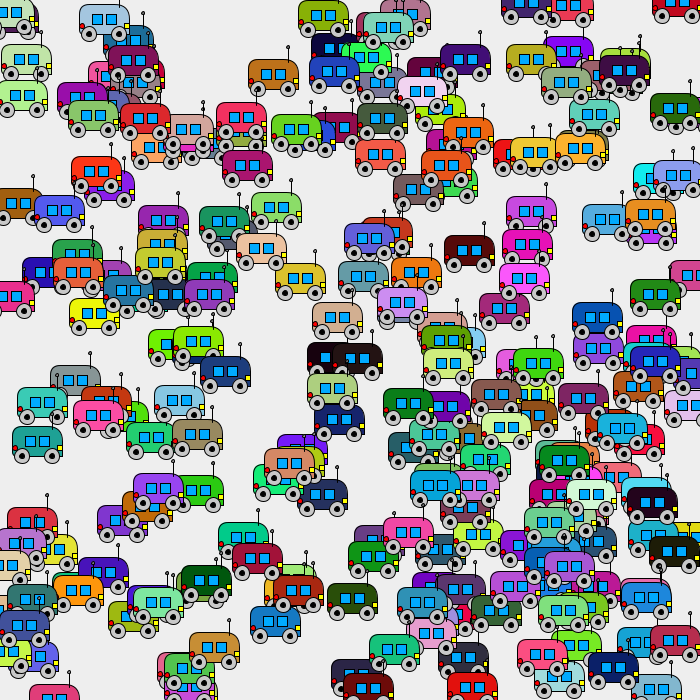
Frame 1 (no input)
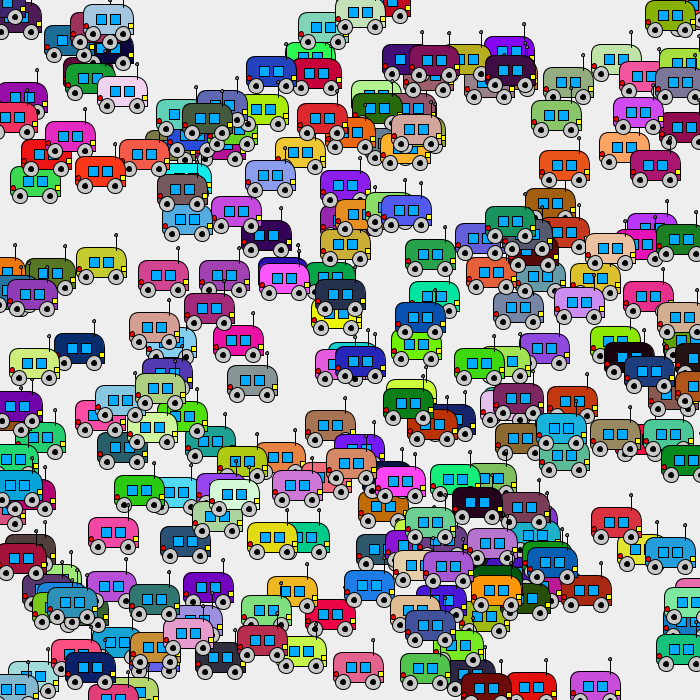
Frame 60 (the mouse pressed at the canvas centre just before this capture)
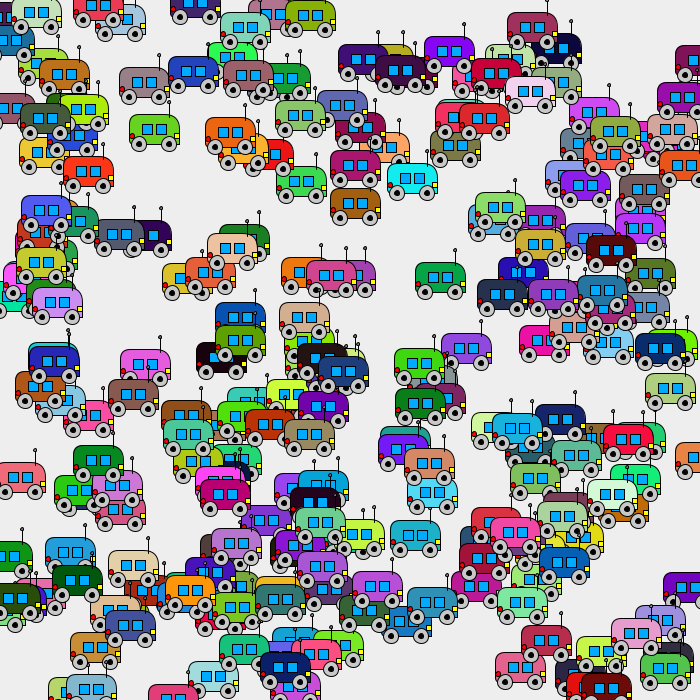
Frame 120 (the mouse held since frame 60 and released just before this capture)

The Processing sketch that drew these frames (run headless with seeded random() and noise(); from frame 60 on, the mouse is pressed at the canvas centre):

// Processing sketch: Cars
// ── Cars.pde
Car myCar;
Car myCar2;
Car[] myCars = new Car[250];

void setup() {
  int i;
  size(700, 700);
  for (i =0; i < 250; i=i+1) {
    myCars[i] = new Car(int(random(0, width)), int(random(0, height)), int(random(1,20)), color(random(255), random(255), random(255)));
  }
}

void draw() {
  int i;
  background(#EEEEEE);
  for (i=0; i < 250; i=i+1) {
    myCars[i].display();
    myCars[i].drive();
  }
}
class Car {
  //Member Variable
  int xpos, ypos, cSpeed, direction, cwidth, cheight, cdiameter;
  color cColor;

  //contructor
  Car(int tempX, int tempY) {
    xpos = tempX;
    ypos = tempY;
    cSpeed = int(random(5, cdiameter));
    cwidth = 50;
    cheight = 30;
    cdiameter = 15;
    cColor = color(random(255), random(255), random(255));
    if (random( -1, 1) > 0) {
      direction =1;
    } else {
      direction = -1;
    }
  }


  //constructor #2
  Car (int tempX, int tempY, int tempSpeed, color tempColor) {
    xpos = tempX;
    ypos = tempY;
    cSpeed = tempSpeed;
    cColor = tempColor;
    cwidth = 50;
    cheight = 30;
    cdiameter = 15;
    if (random( -1, 1) > 0) {
      direction =1;
    } else {
      direction = -1;
    }
  }

  //member Methods
  void display() {
    rectMode(CENTER);
    fill(cColor);
    rect(xpos, ypos, cwidth, cheight, cheight/3, cwidth, 0, cheight/6);
    fill(200);
    ellipse(xpos - cdiameter, ypos + cdiameter, cdiameter, cdiameter);
    ellipse(xpos + cdiameter, ypos + cdiameter, cdiameter, cdiameter);
    fill(0);
    ellipse(xpos - cdiameter, ypos + cdiameter, 5, 5);
    ellipse(xpos + cdiameter, ypos + cdiameter, 5, 5);
    line(xpos + cdiameter, ypos- (cheight - 3), xpos+cdiameter, ypos - 12);
    fill(random(103, 153));
    ellipse(xpos + cdiameter, ypos - (cheight - 3), 3, 3);
    fill(255, 0, 0);
    ellipse(xpos - 22, ypos + 7, 5, 5);
    fill(0, 170, 255);
    rect(xpos - 7, ypos, (cheight/3), (cheight/3));
    rect(xpos + 7, ypos, (cheight/3), (cheight/3));
    fill(255, 255, 0);
    rect(xpos + 23, ypos + 7, 5, 5);
  }

  void drive() {
    xpos = xpos + direction*cSpeed;
    if ( xpos > width) {
      xpos = 0;
    }
    if (xpos < 0) {
      xpos = width;
    }
  }
}
